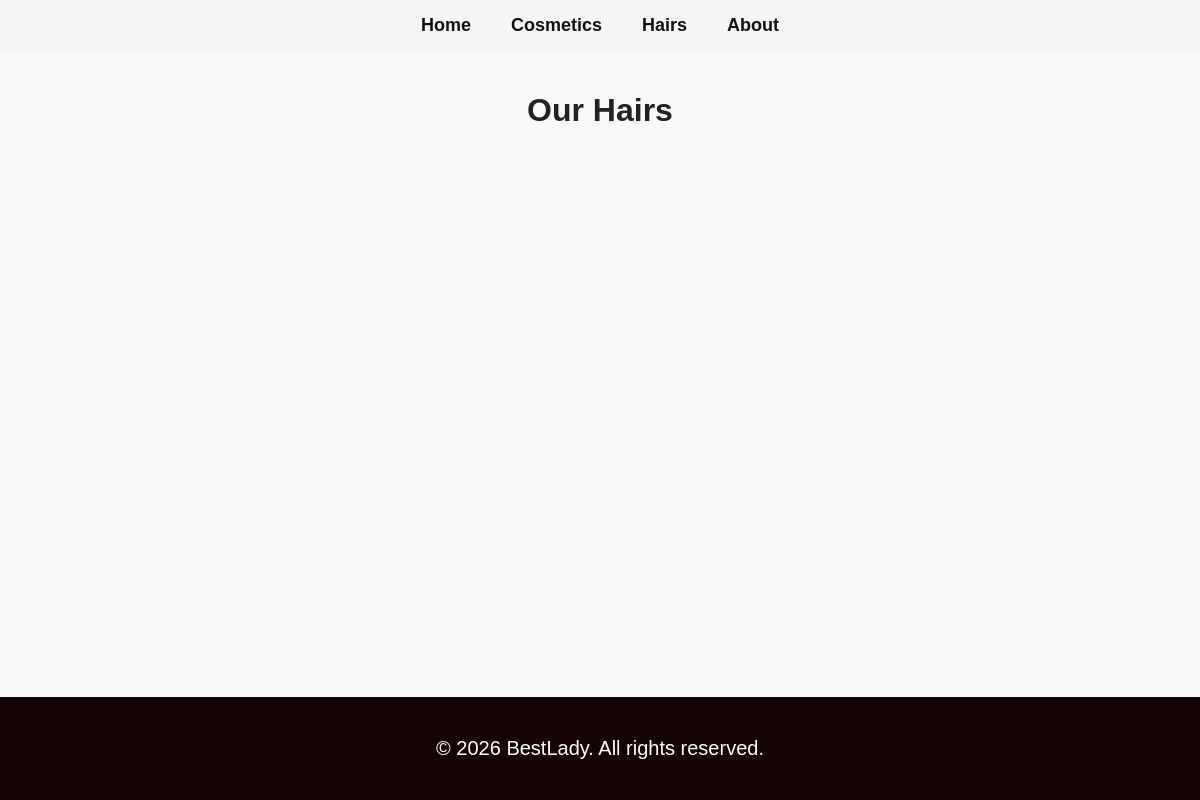
The app's page /hairs/, older data.
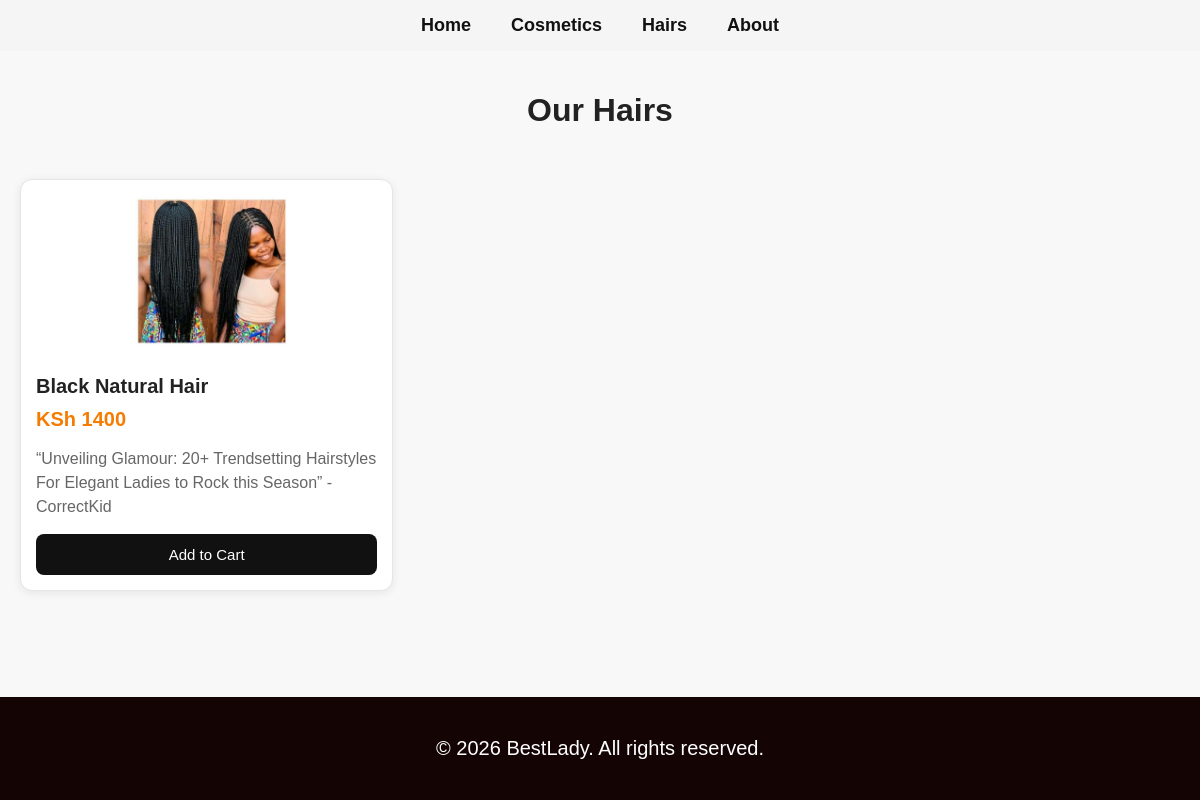
The same page, newer data.
### myapp/models.py (models this page shows, shortened)
class Hair(models.Model):
    name = models.CharField(max_length=100)
    price = models.IntegerField()
    description = models.TextField()
    image = models.ImageField(upload_to='img/')

### myapp/views.py (the view)
# urls.py: path('hairs/', views.hair_list, name='hairs')
def hair_list(request):
    hairs = Hair.objects.all()
    return render(request, 'hair.html', {'hairs': hairs})

### myapp/templates/hair.html
{% load static %}
<link rel="stylesheet" href="{% static 'css/style.css' %}">
{% include "header.html" %}
<div class="container">
    <h1 class="title">Our Hairs</h1>
    {% for hair in hairs %}
    <div class="product-card">
        <div class="image-box">
            <img src="{{ hair.image.url }}" alt="{{ hair.name }}">
        </div>
        <div class="content">
            <h3>{{ hair.name }}</h3>
            <p class="price">KSh {{ hair.price }}</p>
            <p class="desc">{{ hair.description|truncatechars:120 }}</p>
            <button>Add to Cart</button>
        </div>
    </div>
    {% endfor %}
</div>
{% include "footer.html" %}

Row changes from the older to the newer data that the page shows:
added Hair: image (picture), name "Black Natural Hair", price "1400", description "“Unveiling Glamour: 20+ Trendsetting Hairstyles For Elegant Ladies to Rock this Season” - CorrectKid"
